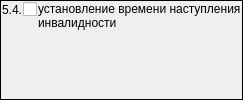
                  <widget class="QFrame" name="frame_4">
                   <property name="sizePolicy">
                    <sizepolicy hsizetype="Preferred" vsizetype="Preferred">
                     <horstretch>0</horstretch>
                     <verstretch>0</verstretch>
                    </sizepolicy>
                   </property>
                   <property name="frameShape">
                    <enum>QFrame::Panel</enum>
                   </property>
                   <property name="frameShadow">
                    <enum>QFrame::Plain</enum>
                   </property>
                   <layout class="QGridLayout" name="gridLayout_8">
                    <property name="margin">
                     <number>1</number>
                    </property>
                    <property name="spacing">
                     <number>1</number>
                    </property>
                    <item row="0" column="0">
                     <widget class="QLabel" name="label_19">
                      <property name="sizePolicy">
                       <sizepolicy hsizetype="Fixed" vsizetype="Preferred">
                        <horstretch>0</horstretch>
                        <verstretch>0</verstretch>
                       </sizepolicy>
                      </property>
                      <property name="text">
                       <string>5.4.</string>
                      </property>
                     </widget>
                    </item>
                    <item row="0" column="1">
                     <widget class="QCheckBox" name="chkPurposeDirectionMSI54">
                      <property name="sizePolicy">
                       <sizepolicy hsizetype="Fixed" vsizetype="Fixed">
                        <horstretch>0</horstretch>
                        <verstretch>0</verstretch>
                       </sizepolicy>
                      </property>
                      <property name="text">
                       <string/>
                      </property>
                     </widget>
                    </item>
                    <item row="0" column="2" rowspan="2">
                     <widget class="QLabel" name="lblPurposeDirectionMSI54">
                      <property name="text">
                       <string>установление времени наступления инвалидности</string>
                      </property>
                      <property name="alignment">
                       <set>Qt::AlignLeading|Qt::AlignLeft|Qt::AlignTop</set>
                      </property>
                      <property name="wordWrap">
                       <bool>true</bool>
                      </property>
                     </widget>
                    </item>
                   </layout>
                  </widget>
